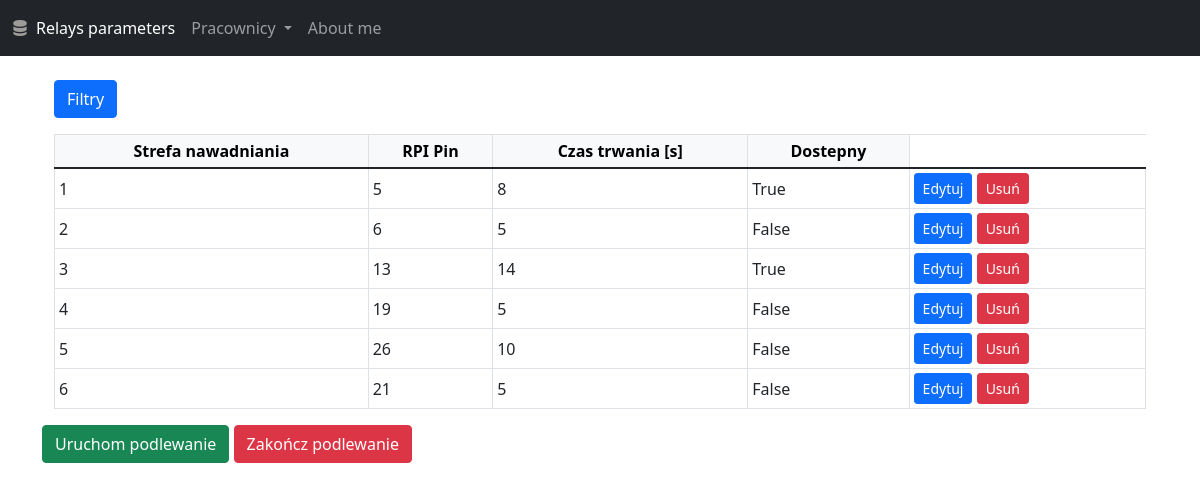
The page /database on the database as committed earlier.
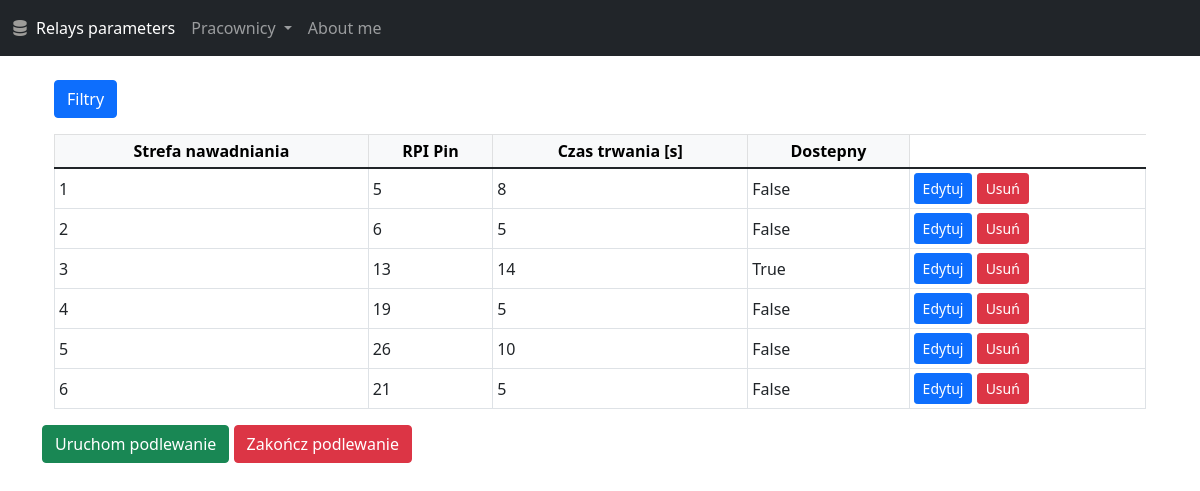
The same page on the database as committed later.
### app.py (models this page shows, shortened)
class RelayDB(db.Model):
    __tablename__ = 'relays'
    id = db.Column(db.Integer, primary_key=True)
    pin = db.Column(db.Integer)
    duration = db.Column(db.Integer)
    active = db.Column(db.Boolean)

### app.py (the view)
@app.route('/database', methods=['GET', 'POST'])
def testdb():
    print(request.method)
    try:
        relaysData = RelayDB.query.all()
        return render_template('database.html',  output_data=relaysData)
    except Exception as e:
        error_text = "<p>The error:<br>" + str(e) + "</p>"
        hed = '<h1>Something is broken.</h1>'
        return hed + error_text

### templates/database.html
{% extends 'base.html' %} {% block title %}Irrigation system{% endblock %} {%
block content %}
<div class="container">
  <br />
  <div class="container">
    <p>
      <a
        class="btn btn-primary"
        data-bs-toggle="collapse"
        href="#collapseExample"
        role="button"
        aria-expanded="false"
        aria-controls="collapseExample"
      >
        Filtry
      </a>
    </p>
    <table class="table table-bordered table-sm">
      <thead class="table-light">
        <tr>
          <th
            class="align-middle text-center"
            data-field="RelayID"
            data-filter-control="input"
            data-sortable="true"
          >
            Strefa nawadniania
          </th>
          <th
            class="align-middle text-center"
            data-field="GPIO_pin"
            data-filter-control="select"
            data-sortable="true"
          >
            RPI Pin
          </th>
          <th
            class="align-middle text-center"
            data-field="Kategoria"
            data-filter-control="select"
            data-sortable="true"
          >
            Czas trwania [s]
          </th>
          <th
            class="align-middle text-center"
            data-field="Opis"
            data-filter-control="select"
            data-sortable="true"
          >
            Dostepny
          </th>
        </tr>
      </thead>
      <tbody>
        {% for row in output_data %}
        <tr>
          <td class="align-middle">{{row.id}}</td>
          <td class="align-middle">{{row.pin}}</td>
          <td class="align-middle">{{row.duration}}</td>
          <td class="align-middle">{{row.active}}</td>
          <td>
            <a
              class="btn btn-primary btn-sm"
              href="/database_update/{{row.id}}"
            >
              Edytuj</a
            >
            <a class="btn btn-danger btn-sm" href="/database_delete/{{row.id}}">
              Usuń</a
            >
          </td>
        </tr>
        {% endfor %}
      </tbody>
    </table>
  </div>
  <a class="btn btn-success" href="/start_script">Uruchom podlewanie</a>
  <a class="btn btn-danger" href="/stop_script">Zakończ podlewanie</a>
</div>
{% endblock %}

Rows that differ between the two databases and show on the page:
changed RelayDB id 1: active "True" → "False"
